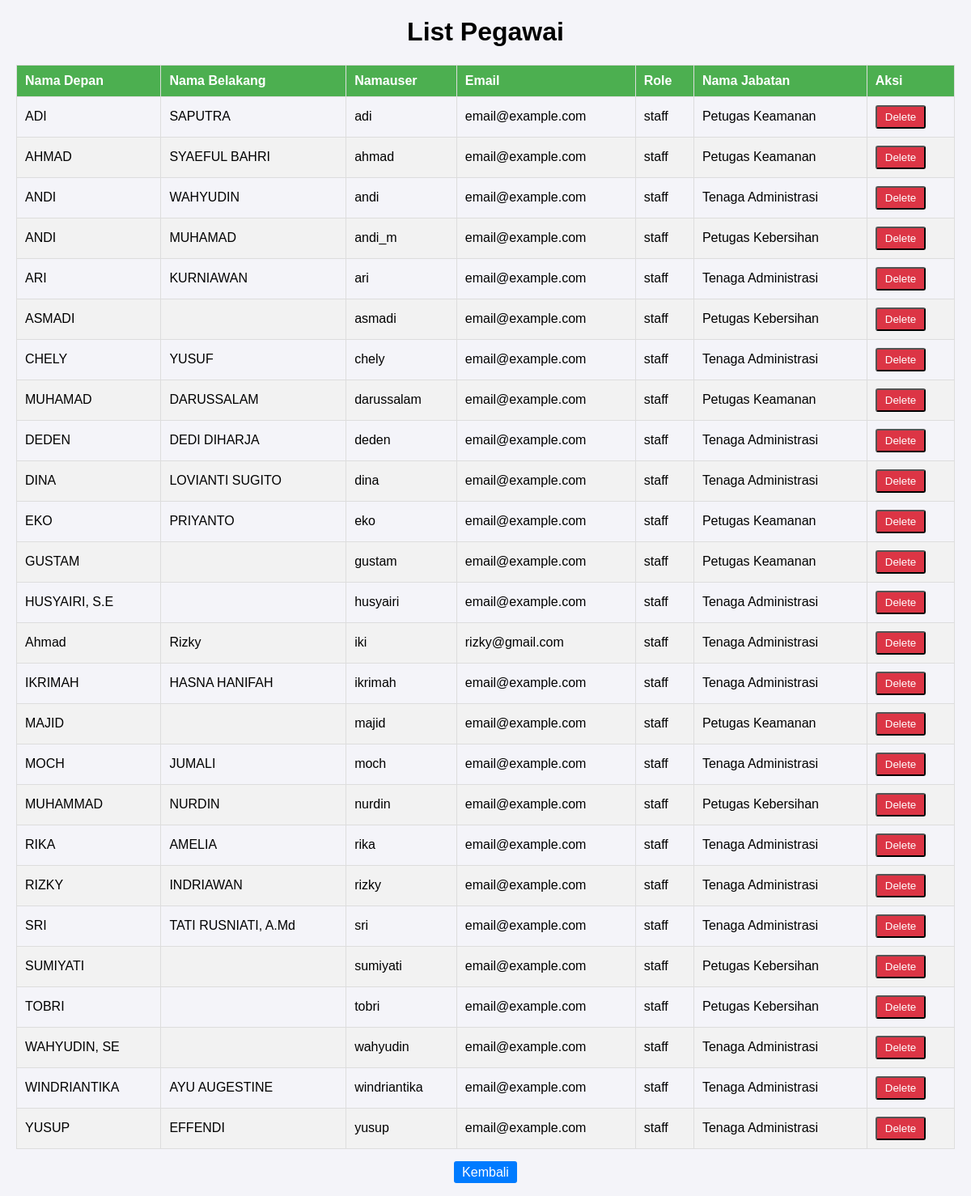
The app's page /employee-list/ (signed in) with its own data.
### users/models.py (models this page shows)
class User(AbstractUser):
    ROLE_CHOICES = [
        ('admin', 'Admin'),
        ('staff', 'Staff'),
    ]
    role = models.CharField(max_length=10, choices=ROLE_CHOICES)
    job_title = models.CharField(
        max_length=30,
        choices=[
            ('Tenaga Administrasi', 'Tenaga Administrasi'),
            ('Petugas Kebersihan', 'Petugas Kebersihan'),
            ('Petugas Keamanan', 'Petugas Keamanan'),
            ('Admin', 'Admin'),
        ],
        blank=True,
        null=True,
    )
    profile_picture = models.ImageField(upload_to='profile_pictures/', blank=True, null=True)

### users/views.py (the view)
# urls.py: path('employee-list/', views.employee_list, name='employee_list'),
@login_required
def employee_list(request):
    if request.user.role != 'admin':
        messages.error(request, "You do not have permission to view this page.")
        return redirect('staff_dashboard')
    employees = User.objects.filter(is_superuser=False).order_by('username')
    return render(request, 'employee_list.html', {'employees': employees})

### templates/employee_list.html (shortened to what this page needs)
<!DOCTYPE html>
<html lang="en">
<head>
</head>
<body>
    <h1>List Pegawai</h1>
    <table>
        <thead>
            <tr>
                <th>Nama Depan</th>
                <th>Nama Belakang</th>
                <th>Namauser</th>
                <th>Email</th>
                <th>Role</th>
                <th>Nama Jabatan</th>
                <th>Aksi</th>
            </tr>
        </thead>
        <tbody>
            {% for employee in employees %}
            <tr>
                <td>{{ employee.first_name }}</td>
                <td>{{ employee.last_name }}</td>
                <td>{{ employee.username }}</td>
                <td>{{ employee.email }}</td>
                <td>{{ employee.role }}</td>
                <td>{{ employee.job_title }}</td>
                <td>
                    <form method="POST" action="{% url 'delete_employee' employee.id %}" style="display:inline;">
                        <button type="submit" class="btn btn-delete">Delete</button>
                    </form>
                </td>
            </tr>
            {% empty %}
            <tr>
                <td colspan="7" style="text-align: center;">No employees found.</td>
            </tr>
            {% endfor %}
        </tbody>
    </table>
    <div style="text-align: center; margin-top: 20px;">
        <a href="{% url 'admin_dashboard' %}" class="btn">Kembali</a>
    </div>
</body>
</html>

### templates/employee_list.html (style rules this page uses)
body { font-family: Arial, sans-serif; margin: 20px; background-color: #f4f4f9; }
h1 { text-align: center; }
table { width: 100%; border-collapse: collapse; margin-top: 20px; }
th, td { padding: 10px; border: 1px solid #ddd; text-align: left; }
th { background-color: #4CAF50; color: white; }
tr:nth-child(even) { background-color: #f2f2f2; }
.btn { padding: 5px 10px; text-decoration: none; color: white; background-color: #007BFF; border-radius: 3px; }
.btn-delete { background-color: #dc3545; }

### records on screen
User: first_name "ADI", last_name "SAPUTRA", username "adi", email "email@example.com", role "staff", job_title "Petugas Keamanan"
User: first_name "AHMAD", last_name "SYAEFUL BAHRI", username "ahmad", email "email@example.com", role "staff", job_title "Petugas Keamanan"
User: first_name "ANDI", last_name "WAHYUDIN", username "andi", email "email@example.com", role "staff", job_title "Tenaga Administrasi"
User: first_name "ANDI", last_name "MUHAMAD", username "andi_m", email "email@example.com", role "staff", job_title "Petugas Kebersihan"
User: first_name "ARI", last_name "KURNIAWAN", username "ari", email "email@example.com", role "staff", job_title "Tenaga Administrasi"
User: first_name "ASMADI", username "asmadi", email "email@example.com", role "staff", job_title "Petugas Kebersihan"
User: first_name "CHELY", last_name "YUSUF", username "chely", email "email@example.com", role "staff", job_title "Tenaga Administrasi"
User: first_name "MUHAMAD", last_name "DARUSSALAM", username "darussalam", email "email@example.com", role "staff", job_title "Petugas Keamanan"
User: first_name "DEDEN", last_name "DEDI DIHARJA", username "deden", email "email@example.com", role "staff", job_title "Tenaga Administrasi"
User: first_name "DINA", last_name "LOVIANTI SUGITO", username "dina", email "email@example.com", role "staff", job_title "Tenaga Administrasi"
User: first_name "EKO", last_name "PRIYANTO", username "eko", email "email@example.com", role "staff", job_title "Petugas Keamanan"
User: first_name "GUSTAM", username "gustam", email "email@example.com", role "staff", job_title "Petugas Keamanan"
User: first_name "HUSYAIRI, S.E", username "husyairi", email "email@example.com", role "staff", job_title "Tenaga Administrasi"
User: first_name "Ahmad", last_name "Rizky", username "iki", email "rizky@gmail.com", role "staff", job_title "Tenaga Administrasi"
User: first_name "IKRIMAH", last_name "HASNA HANIFAH", username "ikrimah", email "email@example.com", role "staff", job_title "Tenaga Administrasi"
User: first_name "MAJID", username "majid", email "email@example.com", role "staff", job_title "Petugas Keamanan"
User: first_name "MOCH", last_name "JUMALI", username "moch", email "email@example.com", role "staff", job_title "Tenaga Administrasi"
User: first_name "MUHAMMAD", last_name "NURDIN", username "nurdin", email "email@example.com", role "staff", job_title "Petugas Kebersihan"
User: first_name "RIKA", last_name "AMELIA", username "rika", email "email@example.com", role "staff", job_title "Tenaga Administrasi"
User: first_name "RIZKY", last_name "INDRIAWAN", username "rizky", email "email@example.com", role "staff", job_title "Tenaga Administrasi"
User: first_name "SRI", last_name "TATI RUSNIATI, A.Md", username "sri", email "email@example.com", role "staff", job_title "Tenaga Administrasi"
User: first_name "SUMIYATI", username "sumiyati", email "email@example.com", role "staff", job_title "Petugas Kebersihan"
User: first_name "TOBRI", username "tobri", email "email@example.com", role "staff", job_title "Petugas Kebersihan"
User: first_name "WAHYUDIN, SE", username "wahyudin", email "email@example.com", role "staff", job_title "Tenaga Administrasi"
User: first_name "WINDRIANTIKA", last_name "AYU AUGESTINE", username "windriantika", email "email@example.com", role "staff", job_title "Tenaga Administrasi"
User: first_name "YUSUP", last_name "EFFENDI", username "yusup", email "email@example.com", role "staff", job_title "Tenaga Administrasi"
